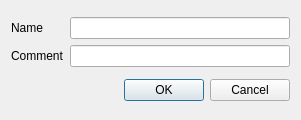
<?xml version="1.0" encoding="UTF-8"?>
<ui version="4.0">
 <class>CNewGroupDlg</class>
 <widget class="QWidget" name="CNewGroupDlg">
  <property name="geometry">
   <rect>
    <x>0</x>
    <y>0</y>
    <width>301</width>
    <height>120</height>
   </rect>
  </property>
  <property name="windowTitle">
   <string>Create New Group</string>
  </property>
  <layout class="QVBoxLayout">
   <item>
    <layout class="QGridLayout">
     <item row="0" column="0">
      <widget class="QLabel" name="label_2">
       <property name="text">
        <string>Name</string>
       </property>
      </widget>
     </item>
     <item row="0" column="1">
      <widget class="QLineEdit" name="nameED"/>
     </item>
     <item row="1" column="0">
      <widget class="QLabel" name="label_3">
       <property name="text">
        <string>Comment</string>
       </property>
      </widget>
     </item>
     <item row="1" column="1">
      <widget class="QLineEdit" name="commentED"/>
     </item>
    </layout>
   </item>
   <item>
    <widget class="QDialogButtonBox" name="buttonBox">
     <property name="standardButtons">
      <set>QDialogButtonBox::Cancel|QDialogButtonBox::Ok</set>
     </property>
    </widget>
   </item>
  </layout>
 </widget>
 <resources/>
 <connections/>
</ui>
